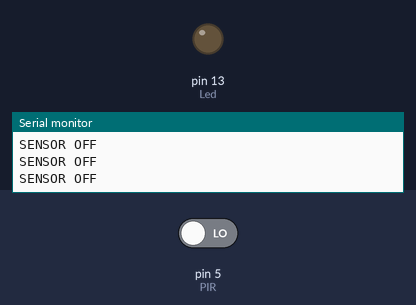
This sketch was run on a simulated Arduino Uno, built with avr-gcc and run on an emulated ATmega328P. On the bench: output pins drawn as LEDs (lit = HIGH), the last lines printed to the serial monitor. The test bench sets the inputs (shaded band); at power-on: pin 5 (PIR) LOW.

Above: at 1.2 s.
1.3 s: pin 5 (PIR) driven HIGH
At 2.5 s:
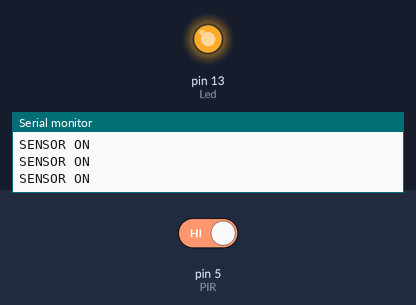
2.8 s: pin 5 (PIR) driven LOW
At 3.7 s:
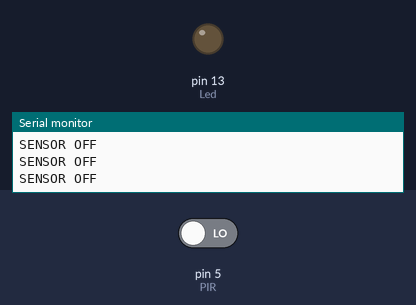
Timing chart, 0 to 5.8 s (numbered marks = the images above; inputs shaded):
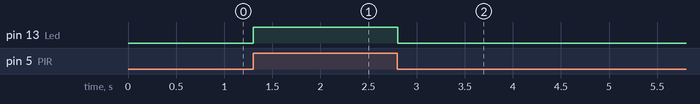

Measured:
- after the input at 1.3 s, pin 13 (Led): LOW → HIGH at once
- after the input at 2.8 s, pin 13 (Led): HIGH → LOW at once

The sketch:

PIR.ino
```cpp
int PIR = 5 ;
int Led = 13 ;

void setup() {
  Serial.begin(9600);
  pinMode(PIR, INPUT);
  pinMode(Led, OUTPUT);
  digitalWrite(Led ,LOW);
}

void loop( ) {
  if (digitalRead(PIR) == HIGH) {
    Serial.println("SENSOR ON");
    digitalWrite(Led , HIGH );
    delay(200);
  }
  else {
    Serial.println("SENSOR OFF");
    digitalWrite(Led , LOW );
  }
  delay(100);
}
```
